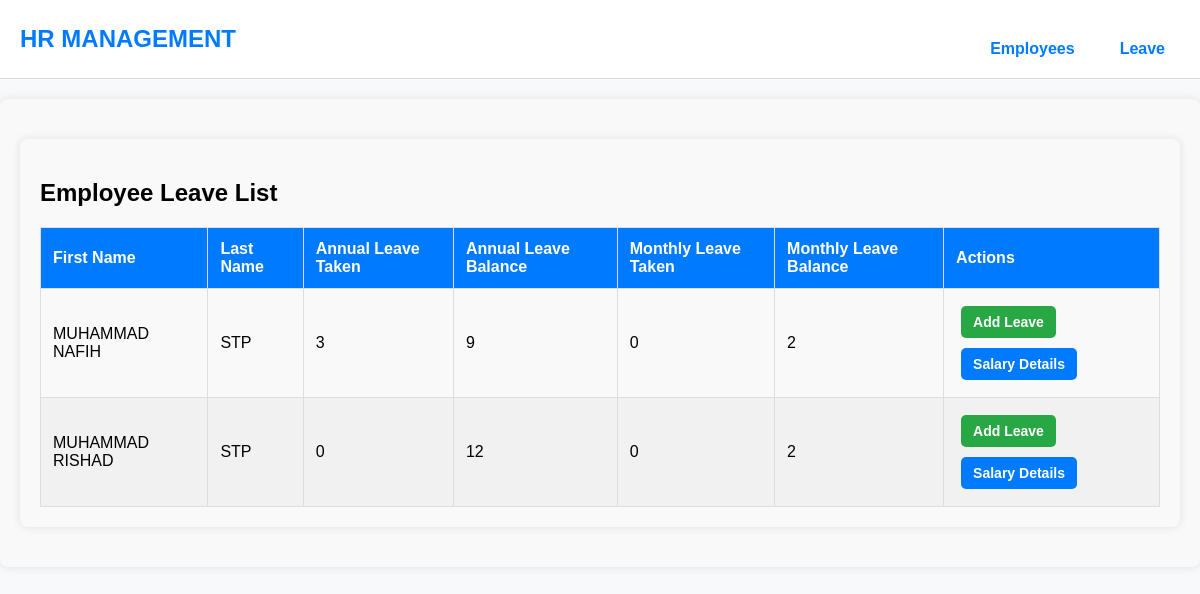
The app's page /employees/leaves/ with its own data.
### employee/models.py (models this page shows, shortened)
class Employee(models.Model):
    first_name = models.CharField(max_length=100)
    last_name = models.CharField(max_length=100)
    email = models.EmailField(unique=True)
    salary = models.DecimalField(max_digits=10, decimal_places=2)
    position = models.CharField(max_length=100,null=True)
    date_joined = models.DateField(default=0)
    annual_leave_balance = models.IntegerField(default=12)
    monthly_leave_balance = models.IntegerField(default=2)
    bonus = models.DecimalField(max_digits=10, decimal_places=2, default=0.00)
    deductions = models.DecimalField(max_digits=10, decimal_places=2, default=0.00)

### employee/views.py (the view)
# urls.py: path('employees/leaves/', views.employee_leave_list, name='employee_leave_list'),
def employee_leave_list(request):
    employees = Employee.objects.all()
    current_year = date.today().year
    current_month = date.today().month
    leave_data = []
    for employee in employees:
        annual_leave_taken = Leaves.objects.filter(employee=employee, date__year=current_year).count()
        monthly_leave_taken = Leaves.objects.filter(employee=employee, date__year=current_year,
                                                   date__month=current_month).count()
        annual_leave_balance = 12 - annual_leave_taken
        monthly_leave_balance = 2 - monthly_leave_taken
        leave_data.append({
            'employee': employee,
            'annual_leave_taken': annual_leave_taken,
            'annual_leave_balance': annual_leave_balance,
            'monthly_leave_taken': monthly_leave_taken,
            'monthly_leave_balance': monthly_leave_balance
        })
    return render(request, 'employee_leave_list.html', {'leave_data': leave_data})

### templates/employee_leave_list.html
{% extends "index.html" %}
{% block content %}
  <div class="container">
    <h2>Employee Leave List</h2>
    <table class="table">
      <thead>
        <tr>
          <th>First Name</th>
          <th>Last Name</th>
          <th>Annual Leave Taken</th>
          <th>Annual Leave Balance</th>
          <th>Monthly Leave Taken</th>
          <th>Monthly Leave Balance</th>
          <th>Actions</th>
        </tr>
      </thead>
      <tbody>
        {% for data in leave_data %}
          <tr>
            <td>{{ data.employee.first_name }}</td>
            <td>{{ data.employee.last_name }}</td>
            <td>{{ data.annual_leave_taken }}</td>
            <td>{{ data.annual_leave_balance }}</td>
            <td>{{ data.monthly_leave_taken }}</td>
            <td>{{ data.monthly_leave_balance }}</td>
            <td>
              <a href="{% url 'add_leave' data.employee.id %}" class="btn btn-add">Add Leave</a>
              <a href="{% url 'employee_salary_details' data.employee.id %}" class="btn btn-edit">Salary Details</a>
            </td>
          </tr>
        {% endfor %}
      </tbody>
    </table>
  </div>
{% endblock %}

### employee/static/css/style.css (style rules this page uses)
body { font-family: Arial, sans-serif; background-color: #f8f9fa; margin: 0; padding: 0; }
.container { margin-top: 50px; padding: 20px; background-color: white; box-shadow: 0 0 10px rgba(0, 0, 0, 0.1); border-radius: 8px; }
a { display: inline-block; margin-top: 20px; color: #007bff; text-decoration: none; font-weight: bold; }
.btn-edit, .btn-delete, .btn-add { display: inline-block; padding: 8px 12px; margin: 5px; text-decoration: none; border-radius: 5px; color: white; font-size: 14px; }
.btn-edit { background-color: #007bff; }
.btn-add { background-color: #28a745; display: block; text-align: center; margin-top: 20px; }
.container { background-color: #f9f9f9; padding: 20px; border-radius: 8px; box-shadow: 0 0 10px rgba(0, 0, 0, 0.1); max-width: 1200px; margin: 20px auto; }
.table { width: 100%; border-collapse: collapse; margin-top: 20px; }
.table th, .table td { padding: 12px; border: 1px solid #ddd; text-align: left; }
.table th { background-color: #007bff; color: white; }
.table tr:nth-child(even) { background-color: #f1f1f1; }
.btn { display: inline-block; padding: 8px 12px; text-decoration: none; border-radius: 5px; font-size: 14px; color: white; margin: 5px; }
.btn-add { background-color: #28a745; }

### records on screen
Employee: employee.first_name "MUHAMMAD NAFIH", employee.last_name "STP", annual_leave_taken "3", annual_leave_balance "9", monthly_leave_taken "0", monthly_leave_balance "2"
Employee: employee.first_name "MUHAMMAD RISHAD", employee.last_name "STP", annual_leave_taken "0", annual_leave_balance "12", monthly_leave_taken "0", monthly_leave_balance "2"
